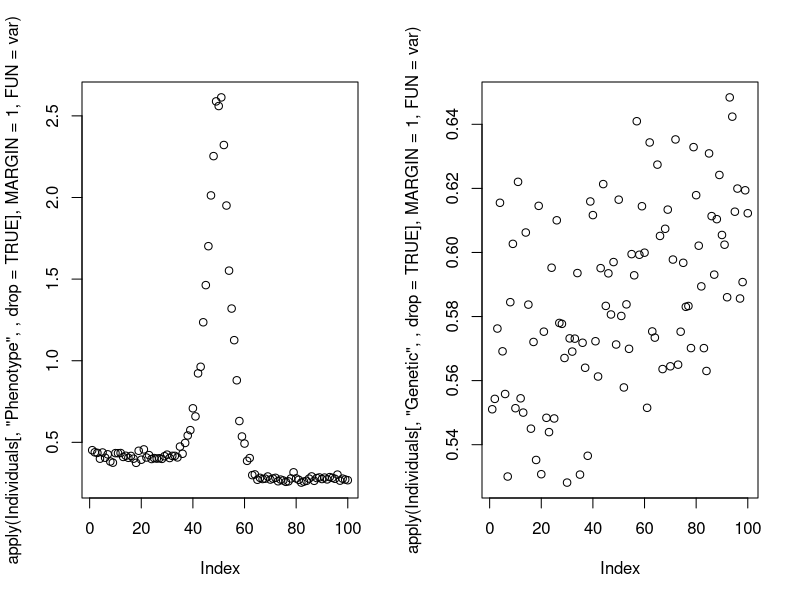

Here is the R script that generated this plot:
rm(list=ls())                  # Remove all objects from memory
#profvis({

################## Function Winter Survival ##################
WINTER_SURVIVAL <- function(X, Bs = -.5, As = 4.5) #X is phenotype
{
  Survival 					     <- As+Bs*X		# Survival
  print(Survival)
  return(Survival>0)
}

################## Function Relative Fitness ##################
#keep relative fitness (size based fecundity)
REL_FITNESS <- function(X, Bf = 3, As = 5, Af = 2) # Function to calculate new mean value with vector and survival and fecundity values
{
  #random sample for survival
  Fecundity 					   <- Af+Bf*X 	# Fecundity
  Fecundity[Fecundity<0] <- 0					# Check on sign
  X.Fitness  				     <- Fecundity # Fitness
  mu.fit							 <- mean(X.Fitness)
  #browser()
  return(X.Fitness/mu.fit)
}	# End of relative fitness function

################## Function Growth ##################
GROWTH <- function(X, Ag = 5, Bg = -0.5)
{
  X <- Ag+Bg*X
  #possibly add to phenotype
}

################## Function Simulation ##################
# N is number of individuals per generations
# MaxYear is number of years
# h2 is heritability
# Vp
# mu
# P is the mutation rate and should be between .01 and .2
SIMULATION <- function(N = 100, MaxYear = 1000, h2 = 0.5, Vp = 1, mu = 10, P = 0.1)
{
  
  ################## Function Mutation ##################
  MUTATION <- function(X, Iyear = 1)
  {
    # Apply mutation by randomly selecting N.mutations
    #write function to pull random number to add - use  for now rnorm() std=.05
    # We used reflected gamma distribution from Keightley and Hill (1987), shape paramter specified by them
    # rate value gives mutational variance of .0001*Ve
    # choosing number of mutations - pois distribution with mean of .1 haploid genome; if assume 1000 loci, pois mean .005, they have about 5*`0^(-6) mutation rate per locus
    # if choose between .005 and .1`assumes we have between 1000 and 20000 loci 
    Individuals[X,"Mutation",Iyear] <<- Individuals[X,"Mutation",Iyear] + sample(c(-1,1), 1) *rgamma(1, shape = 0.5, rate = 10)
    #rnorm(1, mean = 0, sd = 0.05)
  } # End function
  
  ################# Main program #################
  set.seed(100)                  # Initialize random number generator
  Va			<- Vp*h2               # Calculate Additive genetic variance
  Ve			<- Vp-Va               # Calculate Environmental variance
  ROUNDING <- 1e-8    #to make sample work
  
  #set up array
  Individuals <- array(0,dim = c(N,9,MaxYear)) #All individuals saved in matrix
  colnames(Individuals) <- c("ID", "Phenotype", "Genetic", "Environment", "Sex", "Fitness", "Mutation", "Growth", "Alive")
  Individuals[,"ID",1] <- c(1:(N)) #add unique IDs
  Individuals[,"Sex",1] <- sample(c(0,1), N, replace = T) #set all sexes
  
  ###### First iteration - setting up first parents ######
  # Generate Genetic and environmental values using normal distribution
  Individuals[,"Genetic",1] 	  	<- rnorm(N, mean=mu, sd=sqrt(Va))   # Genetic values
  Individuals[,"Environment",1] 	  	<- rnorm(N, mean=0,  sd=sqrt(Ve))   # Environmental values 
  Individuals[,"Phenotype",1] 	  	<- Individuals[,"Genetic",1] + Individuals[,"Environment",1]  # Phenotypic values
  
  Individuals[,"Alive",1] <- WINTER_SURVIVAL(Individuals[,"Phenotype",1]) 
  # Fitness calculation
  Individuals[Individuals[,"Sex",1] == FALSE,"Fitness",1] <- REL_FITNESS(Individuals[Individuals[,"Sex",1] == FALSE,"Phenotype",1]) 
  Individuals[Individuals[,"Sex",1] == TRUE,"Fitness",1] <- REL_FITNESS(Individuals[Individuals[,"Sex",1] == TRUE,"Phenotype",1])
  
  # Mutation values
  # Mean number of mutations in population
  lambda         <- P*N
  # Number of mutations using a Poisson distribution
  # scale parameter .01 and .2 gives us the mean mutations per diploid genome assuming between 1000 and 20000 loci per site mutation rate 5*10^(-6)
  # Bersabe and caballero et al. (2016)
  N.mutations    <- rpois(1,lambda)
  rows <- sample(1:N, N.mutations)
  # Apply function MUTATION to generate mutant loci
  sapply(rows, MUTATION) #sapply() for list of individuals to get mutational values 
  
  #copy to next array before adding mutation
  num_alive = nrow(Individuals[Individuals[,"Alive",1] == TRUE,,1])
  Individuals[1:num_alive,,2] <- Individuals[Individuals[,"Alive",1] == TRUE,,1]
  
  #adds mutation to genetic value
  #Individuals[,"Genetic",1] <- Individuals[,"Genetic",1] + Individuals[,"Mutation",1] # do this after you copy over so gametes don't affect parent

  ###### Rest of generations from parent values ######
  for (Iyear in 2:MaxYear)          # Iterate over generations
  {
    
    num_alive = nrow(Individuals[Individuals[,"Alive",Iyear-1] == TRUE,,Iyear-1])
    if (num_alive == 0) {
      print("All died")
      return(Individuals[,,Iyear-1])
    }
    # all live 
    else if (num_alive == N) {
      #copy over alive from past generation
      Individuals[1:num_alive,,Iyear] <- Individuals[Individuals[,"Alive",Iyear-1] == TRUE,,Iyear-1]
      
      # Environmental values
      Individuals[,"Environment",Iyear] <- rnorm(N, mean=0,  sd=sqrt(Ve))
      
      # Phenotypic values
      Individuals[,"Phenotype",Iyear] <- Individuals[,"Genetic",Iyear] + Individuals[,"Environment",Iyear] + Individuals[,"Growth",Iyear]
      
      # Growth
      Individuals[,"Growth", Iyear] <- Individuals[,"Growth", Iyear] + GROWTH(Individuals[,"Phenotype",Iyear]) #growth on genetic value and adds to old growth value
      Individuals[,"Phenotype",Iyear] <- Individuals[,"Phenotype",Iyear] + Individuals[,"Growth", Iyear]
      
      # Winter Survival
      Individuals[,"Alive",Iyear] <- WINTER_SURVIVAL(Individuals[,"Phenotype",Iyear]) 
      
      # Fitness calculation
      Individuals[which(Individuals[,"Sex",Iyear] == FALSE & Individuals[,"Alive",Iyear] == TRUE),"Fitness",Iyear] <- REL_FITNESS(Individuals[which(Individuals[,"Sex",Iyear] == FALSE & Individuals[,"Alive",Iyear] == TRUE),"Phenotype",Iyear])
      Individuals[which(Individuals[,"Sex",Iyear] == TRUE & Individuals[,"Alive",Iyear] == TRUE),"Fitness",Iyear] <- REL_FITNESS(Individuals[which(Individuals[,"Sex",Iyear] == TRUE & Individuals[,"Alive",Iyear] == TRUE),"Phenotype",Iyear])
      
    }
    else {
    #copy over alive from past generation
    Individuals[1:num_alive,,Iyear] <- Individuals[Individuals[,"Alive",Iyear-1] == TRUE,,Iyear-1]
    #rbind(Individuals[Individuals[,"Alive",Iyear-1] == TRUE,,Iyear-1], matrix(0, nrow = N-num_alive, ncol = 9))
   
    if(Iyear==2) {
      #browser()
    }
    next_num = N*(Iyear-1)+1
    Individuals[(num_alive+1):N,"ID",Iyear] <- c(next_num:(next_num+(N-(num_alive+1)))) #add unique IDs
    
    #Genotypic value
    print(Iyear)
    
    Iyear_moms = Individuals[which(Individuals[,"Sex",Iyear-1] == TRUE & Individuals[,"Alive",Iyear-1] == TRUE),"Genetic",Iyear-1] + Individuals[which(Individuals[,"Sex",Iyear-1] == TRUE & Individuals[,"Alive",Iyear-1] == TRUE),"Mutation",Iyear-1]
    Iyear_dads = Individuals[which(Individuals[,"Sex",Iyear-1] == FALSE & Individuals[,"Alive",Iyear-1] == TRUE),"Genetic",Iyear-1] + Individuals[which(Individuals[,"Sex",Iyear-1] == FALSE & Individuals[,"Alive",Iyear-1] == TRUE),"Mutation",Iyear-1]
    # offspring value is average of parents plus random deviation; average of parents+0.5*mutation+random deviation
    # add setp to put in mutation so that parents aren't affected by gametes
    #pick parents based on fitness, and grab row index from that year (use sample.int function to sample individuals row in previous year) for parents, mother index vector, father index vector
    Individuals[(num_alive+1):N,"Genetic",Iyear] <- (sample(Iyear_moms, N-num_alive, replace = TRUE, Individuals[which(Individuals[,"Sex",Iyear-1] == TRUE & Individuals[,"Alive",Iyear-1] == TRUE),"Fitness",Iyear-1]+ROUNDING) 
                              + sample(Iyear_dads, N-num_alive, replace = TRUE, Individuals[which(Individuals[,"Sex",Iyear-1] == FALSE & Individuals[,"Alive",Iyear-1] == TRUE),"Fitness",Iyear-1]+ROUNDING))/2 + rnorm(N-num_alive,0,sqrt(Va/2))
    #do mutation here for offspring
    # Mutation values
    # Mean number of mutations in population
    lambda         <- 2*P*(N-num_alive) #mutations for offspring
    # Number of mutations using a Poisson distribution
    N.mutations    <- rpois(1,lambda)
    rows <- sample(N, N.mutations) #instead of N do N-num_alive from parental arrays, offspring getting the mutation
    # Apply function MUTATION to generate mutant loci
    sapply(rows, MUTATION, Iyear = Iyear) #sapply() for list of individuals to get mutational values
    
    # Sex of Offspring
    Individuals[(num_alive+1):N,"Sex",Iyear] <- sample(c(0,1), N-num_alive, replace = T) #set all sexes
    
    # Environmental values
    Individuals[,"Environment",Iyear] <- rnorm(N, mean=0,  sd=sqrt(Ve))
    
    # Phenotypic values
    Individuals[,"Phenotype",Iyear] <- Individuals[,"Genetic",Iyear] + Individuals[,"Environment",Iyear] + Individuals[,"Growth",Iyear]
    
    # Growth
    Individuals[,"Growth", Iyear] <- Individuals[,"Growth", Iyear] + GROWTH(Individuals[,"Phenotype",Iyear]) #growth on genetic value and adds to old growth value
    Individuals[,"Phenotype",Iyear] <- Individuals[,"Phenotype",Iyear] + Individuals[,"Growth", Iyear]
    
    # Winter Survival
    Individuals[,"Alive",Iyear] <- WINTER_SURVIVAL(Individuals[,"Phenotype",Iyear]) 
    
    #browser()
    # Fitness calculation
    Individuals[which(Individuals[,"Sex",Iyear] == FALSE & Individuals[,"Alive",Iyear] == TRUE),"Fitness",Iyear] <- REL_FITNESS(Individuals[which(Individuals[,"Sex",Iyear] == FALSE & Individuals[,"Alive",Iyear] == TRUE),"Phenotype",Iyear])
    Individuals[which(Individuals[,"Sex",Iyear] == TRUE & Individuals[,"Alive",Iyear] == TRUE),"Fitness",Iyear] <- REL_FITNESS(Individuals[which(Individuals[,"Sex",Iyear] == TRUE & Individuals[,"Alive",Iyear] == TRUE),"Phenotype",Iyear])
}
  } # End of Iyear loop2
#})
  
  values <-t(apply(Individuals, MARGIN = c(2,3), FUN = mean))
  #plot(values[,1])
  par(mfrow=c(1,2))
  plot(apply(Individuals[,"Phenotype",,drop = TRUE], MARGIN = 1, FUN = var))
  plot(apply(Individuals[,"Genetic",,drop = TRUE], MARGIN = 1, FUN = var))
  #return(mean(Individuals[,"Phenotype",Iyear]))
  print(Individuals[,,Iyear])
}

#opt <- optim(par = c(.05,3), OPTIM_SIM)

(Individuals <- SIMULATION())

